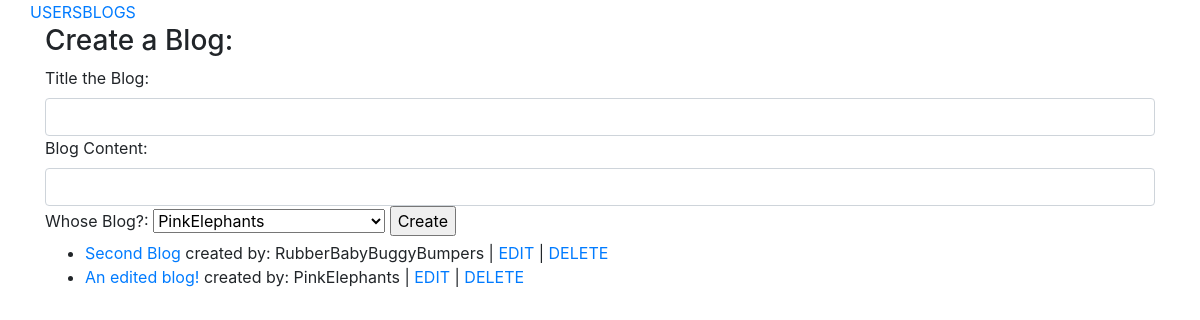
The app's page /blogs, older data.
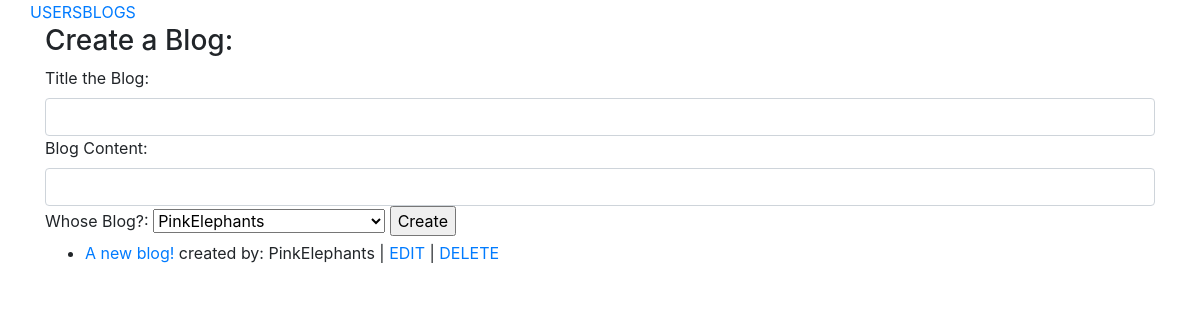
The same page, newer data.
### BlogApp/models.py (models this page shows)
class Blog(models.Model):
    Title = models.CharField(max_length=25)
    Text = models.TextField(max_length=150)
    Creator = models.ForeignKey(User, related_name="Blog_Entry", on_delete=models.CASCADE)
    updated_at = models.DateTimeField(auto_now=True)
    created_at = models.DateTimeField(auto_now_add=True)

class User(models.Model):
    Username = models.CharField(max_length = 35)
    updated_at = models.DateTimeField(auto_now=True)
    created_at = models.DateTimeField(auto_now_add=True)

### BlogApp/views.py (the view)
# urls.py: path('blogs', views.all_blogs),
def all_blogs(request):
    all_blogs = Blog.objects.all()
    if len(all_blogs) < 1:
        some_blogs = False
    else:
        some_blogs = True
    context = {
        "all_blogs": all_blogs,
        "some_blogs": some_blogs,
        "all_users": User.objects.all()
    }
    return render(request, "blogs.html", context)

### BlogApp/templates/blogs.html (shortened to what this page needs)
{% extends "base.html" %}
{% block content %}
        <div class="row">
            <div class="col">
                <h3>Create a Blog:</h3>
                <form action="/create_blog" method="POST">
                    <label for="title">Title the Blog:</label>
                    <input type="text" name="title" class="form-control">
                    <label for="content">Blog Content:</label>
                    <input type="textarea" name="content" class="form-control">
                    <label for"creator">Whose Blog?:</label>
                    <select name="creator">
                            {% for user in all_users %}
                        <option value="{{ user.id }}">{{ user.Username }}</option>
                        {% endfor %}
                    </select>
                    <input type="submit" value="Create">
                </form>
            </div>
        </div>
        <div class="row">
            <div class="col">
                <ul>
                {% if some_blogs == True %}
                {% for blog in all_blogs %}
                    <li><a href="/blogs/{{ blog.id }}">{{ blog.Title }}</a>
                        created by: {{ blog.Creator.Username }}
                        | <a href ="/blogs/edit/{{blog.id}}">EDIT</a>
                        | <a href="/delete_blog/{{blog.id}}">DELETE</a></li>
                {% endfor %}
                {% else %}
                    <li>No Blogs in the Database!! </li>
                {% endif %}
                </ul>
            </div>
        </div>
{% endblock %}

### templates/base.html (shortened to what this page needs)
<!DOCTYPE html>
<html lang="en">
<head>
    <link rel="stylesheet" href="https://stackpath.bootstrapcdn.com/bootstrap/4.4.1/css/bootstrap.min.css">
</head>
<body>
    <div class="container">
        <div class="row">
            <a href = "/">USERS</a>
            <a href = "/blogs">BLOGS</a>
        </div>
            {% block content %}
            {% endblock %}
    </div>
</body>
</html>

Row changes from the older to the newer data that the page shows:
removed Blog: Title "Second Blog", Creator.Username "RubberBabyBuggyBumpers"
removed Blog: Title "An edited blog!", Creator.Username "PinkElephants"
added Blog: Title "A new blog!", Creator.Username "PinkElephants"
